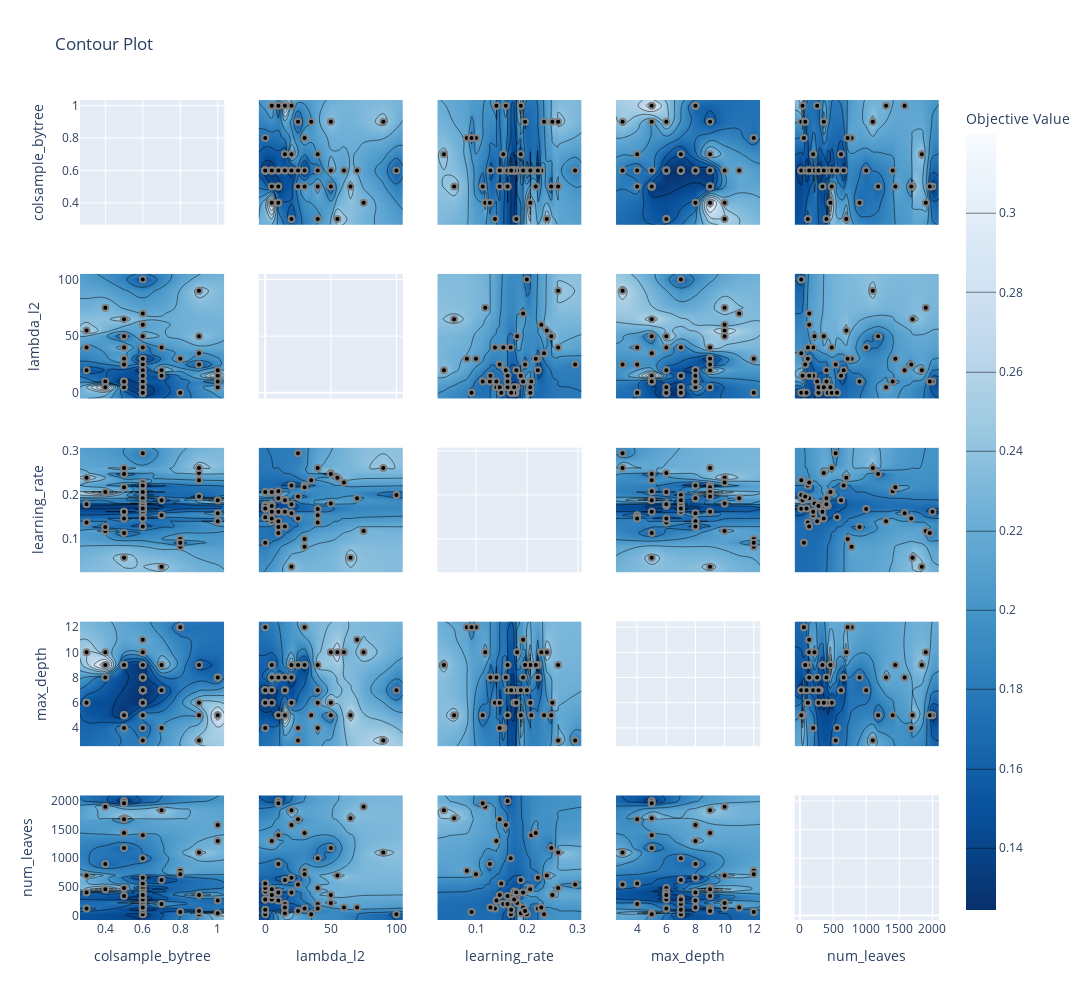

The cell this chart's notebook holds for it:
### Markdown cell above
**Contour Plot**

The Contour Plot in Optuna provides a visual representation of how two hyperparameters interact with each other and their impact on the optimization process. It allows you to see how the objective function varies across different combinations of two hyperparameters.

Among its components, there are:

- **Contour Lines**: The plot contains contour lines that connect points with the same objective function value. These lines help visualize the regions where the objective function has similar performance.
- **Color Gradient**: The color of the contour lines represents the objective function's value. Usually, a color gradient is used to indicate higher and lower values. For example, warmer colors (e.g., red) may represent higher values, while cooler colors (e.g., blue) represent lower values.

Interpreting the Contour Plot:

- **Peaks and Valleys**: Peaks represent regions where the objective function has higher values, while valleys represent regions with lower values. The contour lines help identify these areas.

- **Slope and Gradient**: The slope and gradient of the contour lines provide information about how the objective function changes as you vary the two hyperparameters. Steeper slopes indicate more rapid changes.

- **Optimal Region**: Look for regions with closely spaced contour lines. These regions represent areas where the objective function is relatively flat and may indicate regions of good performance.

- **Interaction Between Hyperparameters**: The Contour Plot shows how changes in one hyperparameter affect the objective function, while keeping the other hyperparameter fixed. Understanding this interaction is crucial for effective hyperparameter tuning.

The Contour Plot helps you gain insights into the behavior of the objective function with respect to pairs of hyperparameters. It can guide you in selecting combinations of hyperparameter values that lead to better performance.

### Code cell
#plot_contour: plots parameter interactions on an interactive chart. You can choose which hyperparameters you would like to explore.
fig = vis.plot_contour(study, params=['num_leaves',
                                      'max_depth',
                                      'learning_rate',
                                      'colsample_bytree',
                                      'lambda_l2'])

# Set layout properties, including size
fig.update_layout(
                    width=2000,  # Set the width of the figure
                    height=1000,  # Set the height of the figure
                 )

# Display the figure
fig.show()
